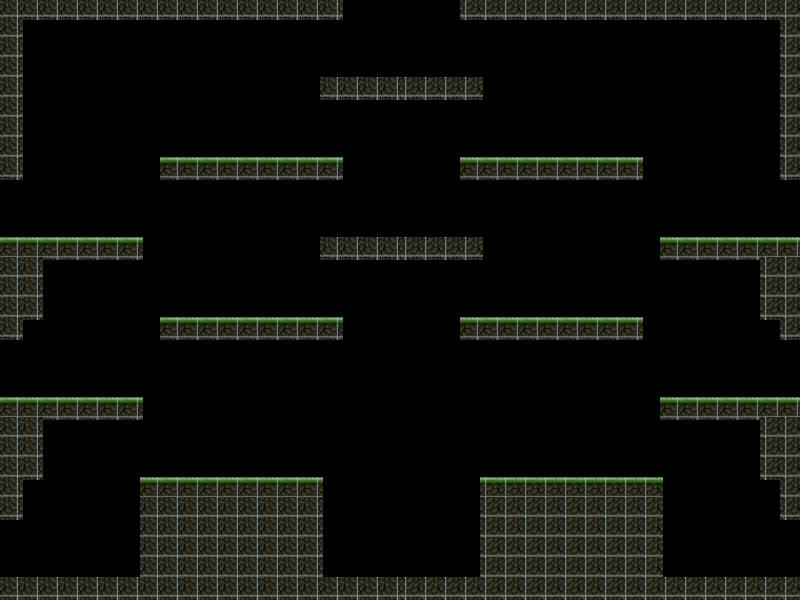

Tiled map render using the project's own tile images. Description and the whole map definition, tile-layer contents included, below:
An orthogonal 40x30 tile map with 20x20 px tiles, 1 tile layer (Ground) and 27 objects (LeftSpawn1-A, LeftSpawn1-B, LeftSpawn2-A, LeftSpawn2-B, LeftSpawn3-A, ...).

<map version="1.9" tiledversion="1.9.0" orientation="orthogonal" renderorder="right-down" width="40" height="30" tilewidth="20" tileheight="20" infinite="0" nextlayerid="8" nextobjectid="61">
 <tileset firstgid="1" source="download.tsx" />
 <layer id="1" name="Ground" width="40" height="30">
  <data encoding="csv">
5,5,5,5,5,5,5,5,5,5,5,5,5,5,5,5,5,0,0,0,0,0,0,2147483653,2147483653,2147483653,2147483653,2147483653,2147483653,2147483653,2147483653,2147483653,2147483653,2147483653,2147483653,2147483653,2147483653,2147483653,2147483653,2147483653,
5,0,0,0,0,0,0,0,0,0,0,0,0,0,0,0,0,0,0,0,0,0,0,0,0,0,0,0,0,0,0,0,0,0,0,0,0,0,0,2147483653,
5,0,0,0,0,0,0,0,0,0,0,0,0,0,0,0,0,0,0,0,0,0,0,0,0,0,0,0,0,0,0,0,0,0,0,0,0,0,0,2147483653,
5,0,0,0,0,0,0,0,0,0,0,0,0,0,0,0,0,0,0,0,0,0,0,0,0,0,0,0,0,0,0,0,0,0,0,0,0,0,0,2147483653,
5,0,0,0,0,0,0,0,0,0,0,0,0,0,0,0,5,5,5,5,2147483653,2147483653,2147483653,2147483653,0,0,0,0,0,0,0,0,0,0,0,0,0,0,0,2147483653,
5,0,0,0,0,0,0,0,0,0,0,0,0,0,0,0,0,0,0,0,0,0,0,0,0,0,0,0,0,0,0,0,0,0,0,0,0,0,0,2147483653,
5,0,0,0,0,0,0,0,0,0,0,0,0,0,0,0,0,0,0,0,0,0,0,0,0,0,0,0,0,0,0,0,0,0,0,0,0,0,0,2147483653,
5,0,0,0,0,0,0,0,0,0,0,0,0,0,0,0,0,0,0,0,0,0,0,0,0,0,0,0,0,0,0,0,0,0,0,0,0,0,0,2147483653,
5,0,0,0,0,0,0,0,2,2,2,2,2,2,2,2,2,0,0,0,0,0,0,2,2,2,2,2,2,2,2,2,0,0,0,0,0,0,0,2147483653,
0,0,0,0,0,0,0,0,0,0,0,0,0,0,0,0,0,0,0,0,0,0,0,0,0,0,0,0,0,0,0,0,0,0,0,0,0,0,0,0,
0,0,0,0,0,0,0,0,0,0,0,0,0,0,0,0,0,0,0,0,0,0,0,0,0,0,0,0,0,0,0,0,0,0,0,0,0,0,0,0,
0,0,0,0,0,0,0,0,0,0,0,0,0,0,0,0,0,0,0,0,0,0,0,0,0,0,0,0,0,0,0,0,0,0,0,0,0,0,0,0,
2,2,2,2,2,2,2,0,0,0,0,0,0,0,0,0,5,5,5,5,2147483653,2147483653,2147483653,2147483653,0,0,0,0,0,0,0,0,0,2,2,2,2,2,2,2,
5,5,0,0,0,0,0,0,0,0,0,0,0,0,0,0,0,0,0,0,0,0,0,0,0,0,0,0,0,0,0,0,0,0,0,0,0,0,2147483653,2147483653,
5,5,0,0,0,0,0,0,0,0,0,0,0,0,0,0,0,0,0,0,0,0,0,0,0,0,0,0,0,0,0,0,0,0,0,0,0,0,2147483653,2147483653,
5,5,0,0,0,0,0,0,0,0,0,0,0,0,0,0,0,0,0,0,0,0,0,0,0,0,0,0,0,0,0,0,0,0,0,0,0,0,2147483653,2147483653,
5,0,0,0,0,0,0,0,2,2,2,2,2,2,2,2,2,0,0,0,0,0,0,2,2,2,2,2,2,2,2,2,0,0,0,0,0,0,0,2147483653,
0,0,0,0,0,0,0,0,0,0,0,0,0,0,0,0,0,0,0,0,0,0,0,0,0,0,0,0,0,0,0,0,0,0,0,0,0,0,0,0,
0,0,0,0,0,0,0,0,0,0,0,0,0,0,0,0,0,0,0,0,0,0,0,0,0,0,0,0,0,0,0,0,0,0,0,0,0,0,0,0,
0,0,0,0,0,0,0,0,0,0,0,0,0,0,0,0,0,0,0,0,0,0,0,0,0,0,0,0,0,0,0,0,0,0,0,0,0,0,0,0,
2,2,2,2,2,2,2,0,0,0,0,0,0,0,0,0,0,0,0,0,0,0,0,0,0,0,0,0,0,0,0,0,0,2,2,2,2,2,2,2,
5,5,0,0,0,0,0,0,0,0,0,0,0,0,0,0,0,0,0,0,0,0,0,0,0,0,0,0,0,0,0,0,0,0,0,0,0,0,2147483653,2147483653,
5,5,0,0,0,0,0,0,0,0,0,0,0,0,0,0,0,0,0,0,0,0,0,0,0,0,0,0,0,0,0,0,0,0,0,0,0,0,2147483653,2147483653,
5,5,0,0,0,0,0,0,0,0,0,0,0,0,0,0,0,0,0,0,0,0,0,0,0,0,0,0,0,0,0,0,0,0,0,0,0,0,2147483653,2147483653,
5,0,0,0,0,0,0,2,2,2,2,2,2,2,2,2,0,0,0,0,0,0,0,0,2147483650,2147483650,2147483650,2147483650,2147483650,2147483650,2147483650,2147483650,2147483650,0,0,0,0,0,0,2147483653,
5,0,0,0,0,0,0,5,5,5,5,5,5,5,5,5,0,0,0,0,0,0,0,0,2147483653,2147483653,2147483653,2147483653,2147483653,2147483653,2147483653,2147483653,2147483653,0,0,0,0,0,0,2147483653,
0,0,0,0,0,0,0,5,5,5,5,5,5,5,5,5,0,0,0,0,0,0,0,0,2147483653,2147483653,2147483653,2147483653,2147483653,2147483653,2147483653,2147483653,2147483653,0,0,0,0,0,0,0,
0,0,0,0,0,0,0,5,5,5,5,5,5,5,5,5,0,0,0,0,0,0,0,0,2147483653,2147483653,2147483653,2147483653,2147483653,2147483653,2147483653,2147483653,2147483653,0,0,0,0,0,0,0,
0,0,0,0,0,0,0,5,5,5,5,5,5,5,5,5,0,0,0,0,0,0,0,0,2147483653,2147483653,2147483653,2147483653,2147483653,2147483653,2147483653,2147483653,2147483653,0,0,0,0,0,0,0,
5,5,5,5,5,5,5,5,5,5,5,5,5,5,5,5,5,5,5,5,2147483653,2147483653,2147483653,2147483653,2147483653,2147483653,2147483653,2147483653,2147483653,2147483653,2147483653,2147483653,2147483653,2147483653,2147483653,2147483653,2147483653,2147483653,2147483653,2147483653
</data>
 </layer>
 <objectgroup id="2" name="LeftSpawn">
  <object id="1" name="LeftSpawn1-A" x="0" y="180">
   <point />
  </object>
  <object id="2" name="LeftSpawn1-B" x="0" y="240">
   <point />
  </object>
  <object id="3" name="LeftSpawn2-A" x="0" y="340">
   <point />
  </object>
  <object id="4" name="LeftSpawn2-B" x="0" y="400">
   <point />
  </object>
  <object id="5" name="LeftSpawn3-A" x="0" y="520">
   <point />
  </object>
  <object id="6" name="LeftSpawn3-B" x="0" y="580">
   <point />
  </object>
 </objectgroup>
 <objectgroup id="6" name="JumpPoint">
  <object id="38" name="LeftJump1" x="500" y="160">
   <point />
  </object>
  <object id="39" name="LeftJump2" x="360" y="240">
   <point />
  </object>
  <object id="40" name="LeftJump3" x="660" y="240">
   <point />
  </object>
  <object id="41" name="LeftJump6" x="660" y="400">
   <point />
  </object>
  <object id="42" name="LeftJump5" x="500" y="320">
   <point />
  </object>
  <object id="43" name="LeftJump4" x="160" y="320">
   <point />
  </object>
  <object id="44" name="LeftJump7" x="160" y="480">
   <point />
  </object>
  <object id="52" name="RightJump1" x="300" y="160">
   <point />
  </object>
  <object id="53" name="RightJump2" x="440" y="240">
   <point />
  </object>
  <object id="54" name="RightJump3" x="140" y="240">
   <point />
  </object>
  <object id="55" name="RightJump6" x="140" y="400">
   <point />
  </object>
  <object id="56" name="RightJump5" x="300" y="320">
   <point />
  </object>
  <object id="57" name="RightJump4" x="640" y="320">
   <point />
  </object>
  <object id="58" name="RightJump7" x="640" y="480">
   <point />
  </object>
 </objectgroup>
 <objectgroup id="7" name="TopSpawn">
  <object id="59" name="TopSpawn" x="400" y="0">
   <point />
  </object>
 </objectgroup>
 <objectgroup id="5" name="RightSpawn">
  <object id="32" name="RightSpawn3-B" x="800" y="580">
   <point />
  </object>
  <object id="33" name="RightSpawn3-A" x="800" y="520">
   <point />
  </object>
  <object id="34" name="RightSpawn2-B" x="800" y="400">
   <point />
  </object>
  <object id="35" name="RightSpawn2-A" x="800" y="340">
   <point />
  </object>
  <object id="36" name="RightSpawn1-A" x="800" y="180">
   <point />
  </object>
  <object id="37" name="RightSpawn1-B" x="800" y="240">
   <point />
  </object>
 </objectgroup>
</map>